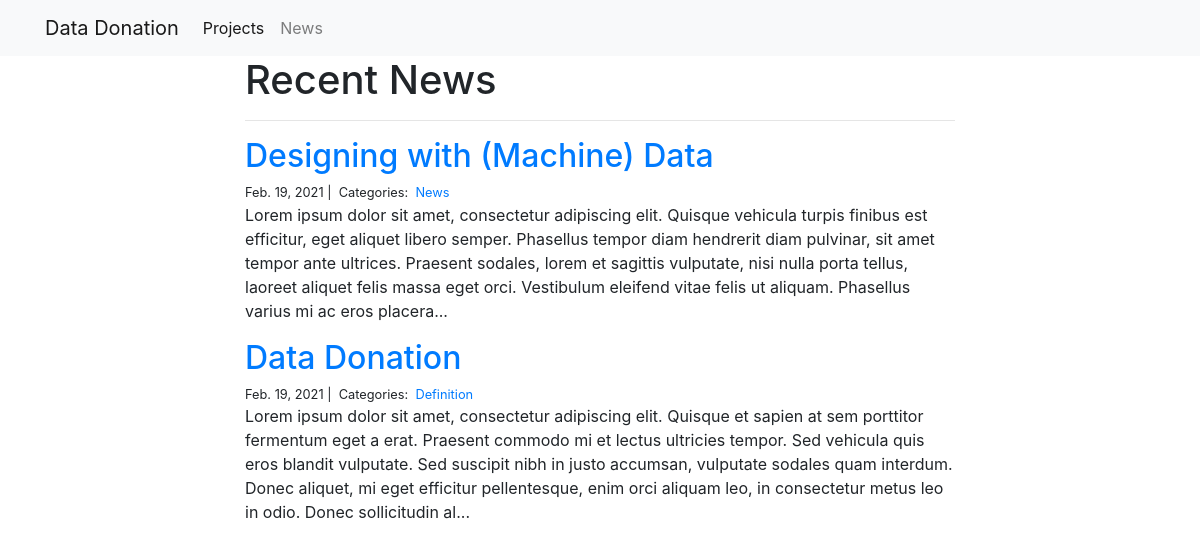
Page /about/ on the earlier database version.
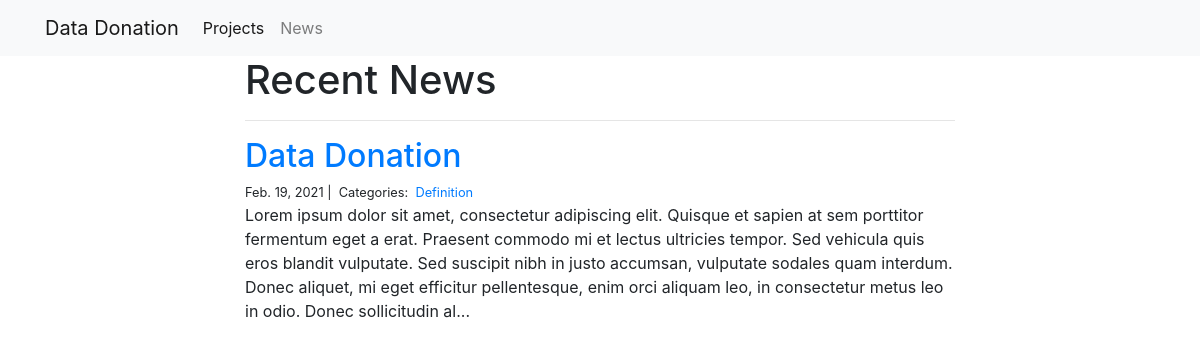
Same page on the later database version.
### about/models.py (models this page shows, shortened)
class Post(models.Model):
    title = models.CharField(max_length=255)
    body = models.TextField()
    created_on = models.DateTimeField(auto_now_add=True) #Store datetime objects
    last_modified = models.DateTimeField(auto_now=True)
    categories = models.ManyToManyField("Category", related_name="posts") #Many Categories can be assigned to many posts

class Category(models.Model):
    name = models.CharField(max_length=20)

### about/views.py (the view)
# urls.py: path("", views.about_index, name="about_index"),
def about_index(request): #Display list of posts
    posts = Post.objects.all().order_by('-created_on')
    context = {
        "posts": posts,
    }
    return render(request, "about_index.html", context)

### about/templates/about_index.html
{% extends "base.html" %}
{% block page_content %}
<div class="col-md-8 offset-md-2">
    <h1>Recent News</h1>
    <hr>
    {% for post in posts %}
    <h2><a href="{% url 'about_detail' post.pk%}">{{ post.title }}</a></h2>
    <small>
        {{ post.created_on.date }} |&nbsp;
        Categories:&nbsp;
        {% for category in post.categories.all %}
        <a href="{% url 'about_category' category.name %}">
            {{ category.name }}
        </a>&nbsp;
        {% endfor %}
    </small>
    <p>{{ post.body | slice:":400" }}...</p>
    {% endfor %}
</div>
{% endblock %}

Differences in the rows shown:
removed Post: title "Designing with (Machine) Data", created_on "Feb. 19, 2021", body "Lorem ipsum dolor sit amet, consectetur adipiscing elit. Quisque vehicula turpis finibus est efficitur, eget aliquet libero semper. Phasellus tempor diam hendrerit diam pulvinar, sit amet tempor ante ultrices. Praesent sodales, lorem et sagittis vulputate, nisi nulla porta tellus, laoreet aliquet felis massa eget orci. Vestibulum eleifend vitae felis ut aliquam. Phasellus varius mi ac eros placera"
no longer on this page (row unchanged): Category: name "News", shown under "Designing with (Machine) Data"
